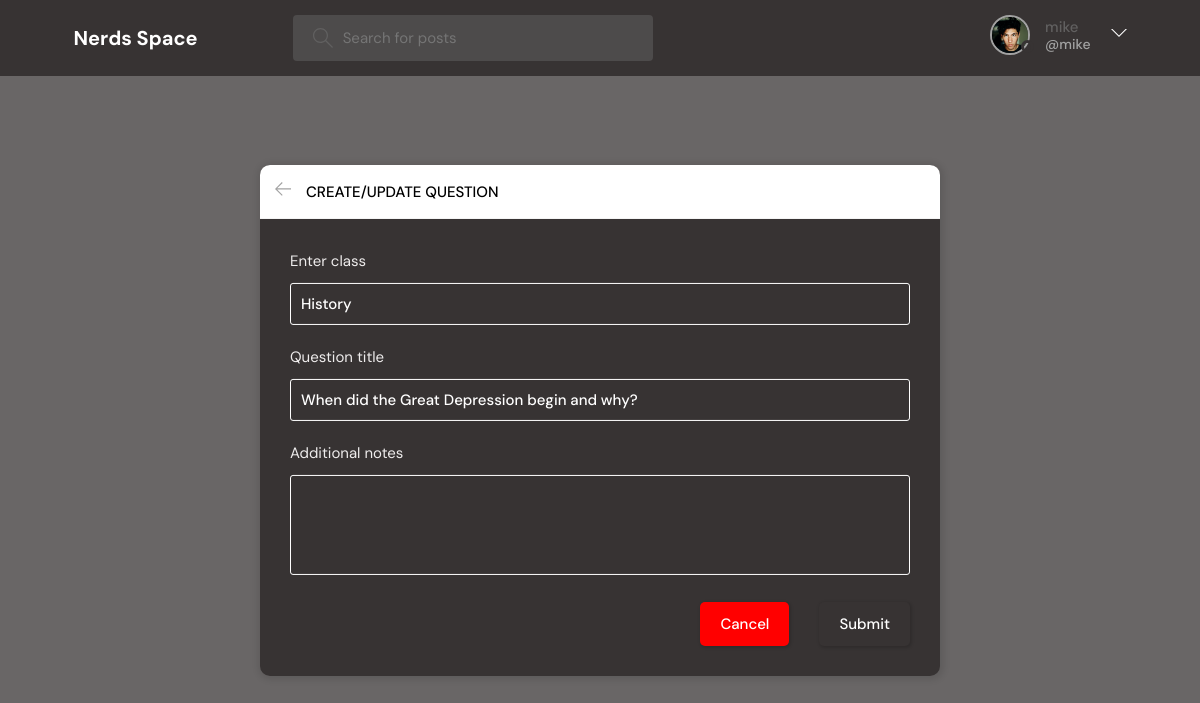
Screenshot of /update-room/23/ (signed in) with the database file from the repository.
### base/models.py (models this page shows, shortened)
class User(AbstractUser):
    name = models.CharField(max_length=200, null=True)
    email = models.EmailField(unique=True, null=True)
    bio = models.TextField(null=True)
    avatar = models.ImageField(null=True, default="avatar.svg")
    USERNAME_FIELD = 'email'
    REQUIRED_FIELDS = ['username']

class Room(models.Model):
    host = models.ForeignKey(User, on_delete=models.SET_NULL, null=True)
    topic = models.ForeignKey(Topic, on_delete=models.SET_NULL, null=True)
    name = models.CharField(max_length=200)
    description = models.TextField(null=True, blank=True)
    participants = models.ManyToManyField(
        User, related_name='participants', blank=True)
    updated = models.DateTimeField(auto_now=True)
    created = models.DateTimeField(auto_now_add=True)
    class Meta:
        ordering = ['-updated', '-created']

class Topic(models.Model):
    name = models.CharField(max_length=200)

### base/views.py (the view, shortened to what this page needs)
# urls.py: path('update-room/<str:pk>/', views.updateRoom, name="update-room"),
@login_required(login_url='login')
def updateRoom(request, pk):
    room = Room.objects.get(id=pk)
    form = RoomForm(instance=room)
    topics = Topic.objects.all()
    if request.user != room.host:
        return HttpResponse('Your are not allowed here!!')
    context = {'form': form, 'topics': topics, 'room': room}
    return render(request, 'base/room_form.html', context)

### base/forms.py
class RoomForm(ModelForm):
    class Meta:
        model = Room
        fields = '__all__'
        exclude = ['host', 'participants']

### base/templates/base/room_form.html (shortened to what this page needs)
{% extends 'main.html' %}
{% block content %}
<main class="create-room layout">
  <div class="container">
    <div class="layout__box">
      <div class="layout__boxHeader">
        <div class="layout__boxTitle">
          <a href="{{request.META.HTTP_REFERER}}">
            <svg version="1.1" xmlns="http://www.w3.org/2000/svg" width="32" height="32" viewBox="0 0 32 32">
              <title>arrow-left</title>
              <path
                d="M13.723 2.286l-13.723 13.714 13.719 13.714 1.616-1.611-10.96-10.96h27.625v-2.286h-27.625l10.965-10.965-1.616-1.607z">
              </path>
            </svg>
          </a>
          <h3>Create/Update question</h3>
        </div>
      </div>
      <div class="layout__body">
        <form class="form" action="" method="POST">
          <div class="form__group">
            <label for="room_topic">Enter class</label>
            <input required type="text" value="{{room.topic.name}}" name="topic" list="topic-list" />
          </div>
          <div class="form__group">
            <label for="room_name">Question title</label>
            {{form.name}}
          </div>
          <div class="form__group">
            <label for="room_description">Additional notes</label>
            {{form.description}}
          </div>
          <div class="form__action">
            <a class="btn btn--dark" href="{{request.META.HTTP_REFERER}}">Cancel</a>
            <button class="btn btn--main" type="submit">Submit</button>
          </div>
        </form>
      </div>
    </div>
  </div>
</main>
{% endblock content %}

### templates/navbar.html (shortened to what this page needs)
{% load static %}
<header class="header header--loggedIn">
    <div class="container">
        <a href="{% url 'home' %}" class="header__logo">
            <h1>Nerds Space</h1>
        </a>
        <form class="header__search" method="GET" action="{% url 'home' %}">
            <label>
                <input name="q" placeholder="Search for posts" />
            </label>
        </form>
        <nav class="header__menu">
            {% if request.user.is_authenticated %}
            <div class="header__user">
                <a href="{% url 'update-user' %}">
                    <div class="avatar avatar--medium active">
                        <img src="{{request.user.avatar.url}}" />
                    </div>
                    <p>{{request.user.username}} <span>@{{request.user.username}}</span></p>
                </a>
                <button class="dropdown-button">
                    <svg version="1.1" xmlns="http://www.w3.org/2000/svg" width="32" height="32" viewBox="0 0 32 32">
                        <title>chevron-down</title>
                        <path d="M16 21l-13-13h-3l16 16 16-16h-3l-13 13z"></path>
                    </svg>
                </button>
            </div>
            {% else %}
            <a href="{% url 'login' %}">
                <img src="{% static 'images/avatar.svg' %}" />
                <p style='color: white' >Login</p>
            </a>
            {% endif %}
        </nav>
    </div>
</header>

### rows the page displays
User: user.avatar (picture), user.username "mike"
Room: topic "History", name "When did the Great Depression begin and why?"
